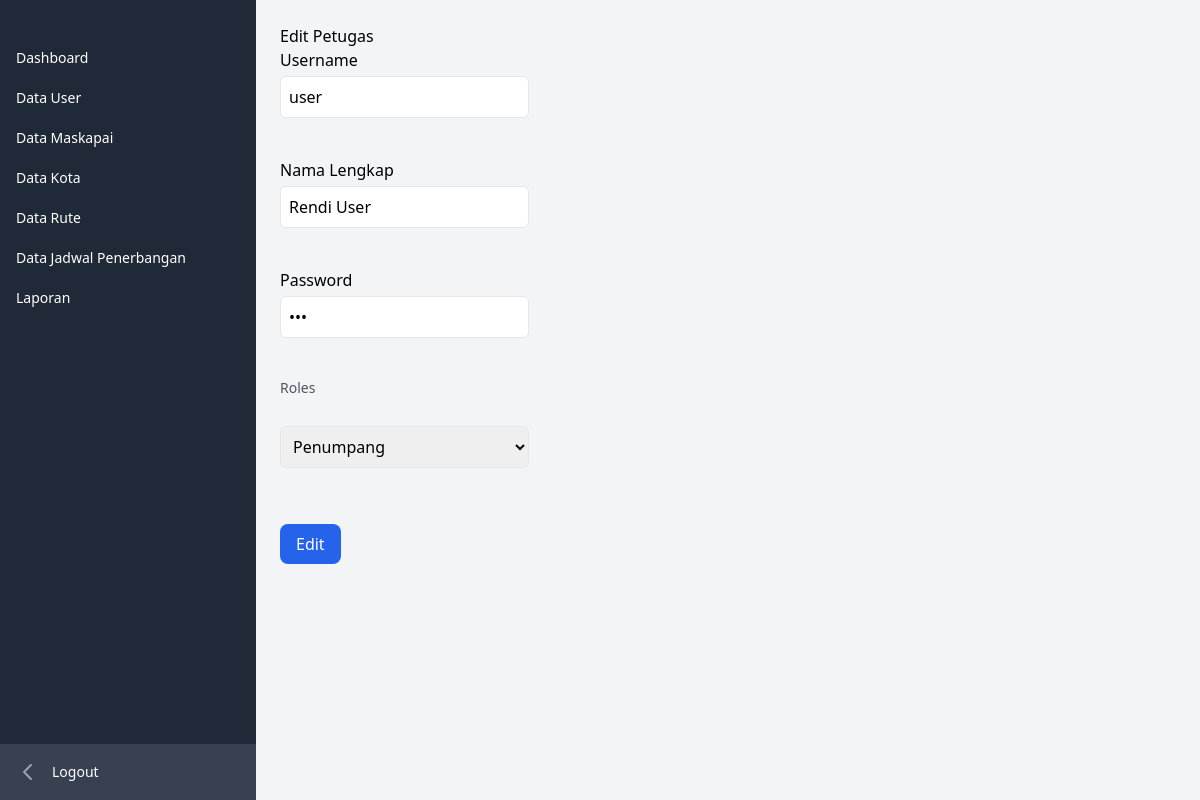
Page /maskapai/pengguna/edit.php?id=3 (signed in) on the committed database.
### tables this page shows
CREATE TABLE `user` (
  `id_user` int(11) NOT NULL,
  `username` varchar(100) NOT NULL,
  `nama_lengkap` varchar(100) NOT NULL,
  `password` varchar(255) NOT NULL,
  `roles` enum('Admin','Maskapai','Penumpang') NOT NULL
);

### maskapai/pengguna/functions.php (called while the page is built, shortened)
<?php
require '../../koneksi.php';
function query($query){
    global $conn;
    $rows = [];
    $result = mysqli_query($conn, $query);
    while($row = mysqli_fetch_assoc($result)){
        $rows[] = $row;
    }
    return $rows;
}

### maskapai/pengguna/edit.php (the view, shortened to what this page needs)
<?php
$id = $_GET["id"];
$pengguna = query("SELECT * FROM user WHERE id_user = '$id'")[0];
?>
<?php require '../../layouts/sidebar_maskapai.php'; ?>
<div class="p-6">
<h1>Edit Petugas</h1>
<form action="" method="POST">
    <label for="username">Username</label><br />
    <input type="text" name="username" id="username" class="mt-1 p-2 mb-4 border rounded-md w-full focus:outline-none focus:border-blue-500" value="<?= $pengguna["username"]; ?>"><br /> <br />
    <label for="nama_lengkap">Nama Lengkap</label><br />
    <input type="text" name="nama_lengkap" id="nama_lengkap" class="mt-1 p-2 mb-4 border rounded-md w-full focus:outline-none focus:border-blue-500" value="<?= $pengguna["nama_lengkap"]; ?>"><br /> <br />
    <label for="password">Password</label><br />
    <input type="password" name="password" id="password" class="mt-1 p-2 mb-4 border rounded-md w-full focus:outline-none focus:border-blue-500" value="<?= $pengguna["password"] ?>"><br /> <br />
    <label for="roles" class="block text-sm font-medium text-gray-600">Roles</label><br />
    <select name="roles" id="roles" class="mt-1 p-2 mb-4 border rounded-md w-full focus:outline-none focus:border-blue-500">
        <option value="<?= $pengguna["roles"]; ?>"><?= $pengguna["roles"]; ?></option>
    </select><br /> <br />
    <button type="submit" name="edit" class="mt-4 mb-2 rounded-lg inline-block text-white text-base py-2 px-4 bg-blue-600">Edit</button>
</form>
</div>

### rows in the picture
user: username "user", nama_lengkap "Rendi User", roles "Penumpang"
